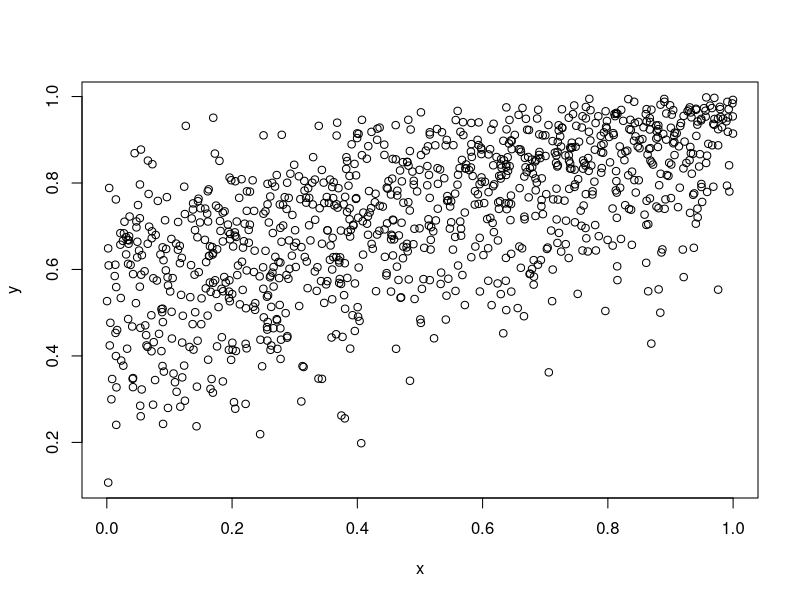
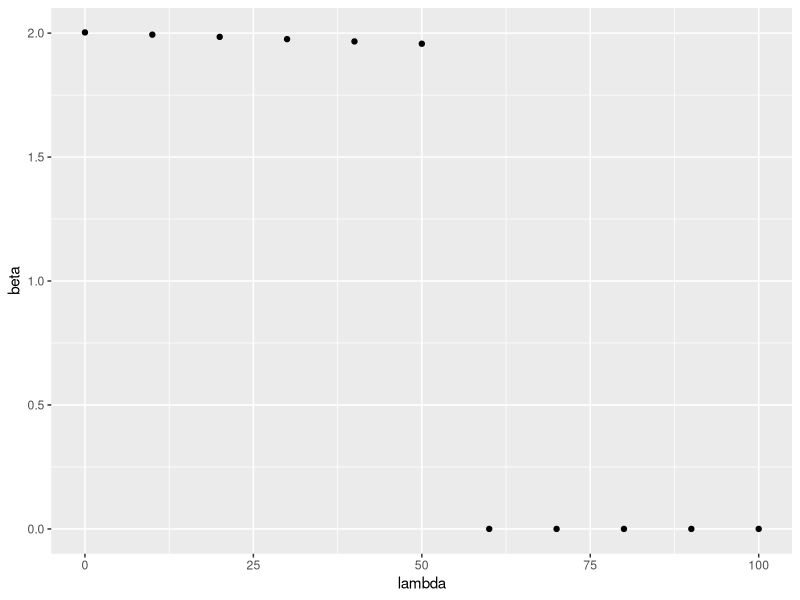

Generate these figures, in order, with R:
rbetamu <- function(x,mu,phi){
  a = mu*phi 
  b  = (1-mu)*phi
  rbeta(x,a,b)
}


beta <- 2
x <- runif(1000,0,1)
mu <- plogis(0 + beta*x)
phi <- 10
y <- rbetamu(1000,mu,phi)

plot(x,y)

# mu <- a/ (a + b)
# phi <- (a + b)

#pdf of beta in alternate parametrization
dbetamu <- function(y,mu,phi){
  a = mu*phi 
  b  = (1-mu)*phi
  dbeta(y,a,b, log = TRUE)
}

#a = mu*phi
#b  = (1-mu)*phi


#Do maximum likelihood

ll <- function(theta){
  mu <- plogis(0 + theta[1]*x)
  out <- -sum(dbetamu(y,mu,theta[2]))
  return(out)
}

optim(c(0,1), ll)


llp <- function(theta, lambda){
  mu <- plogis(0 + theta[1]*x)
  out <- -sum(dbetamu(y,mu,theta[2])) + lambda*log(abs(theta[1]))
  return(out)
}
 
results <- data.frame() 
for (i in seq(0,100,10)){
theta <- optim(c(1,1), llp, lambda = i)$par
temp <- data.frame(beta = theta[1],phi = theta[2], lambda = i)
results <- rbind(results, temp)
}

library(tidyverse)
results %>% ggplot(aes(x = lambda, y = beta )) + geom_point()
